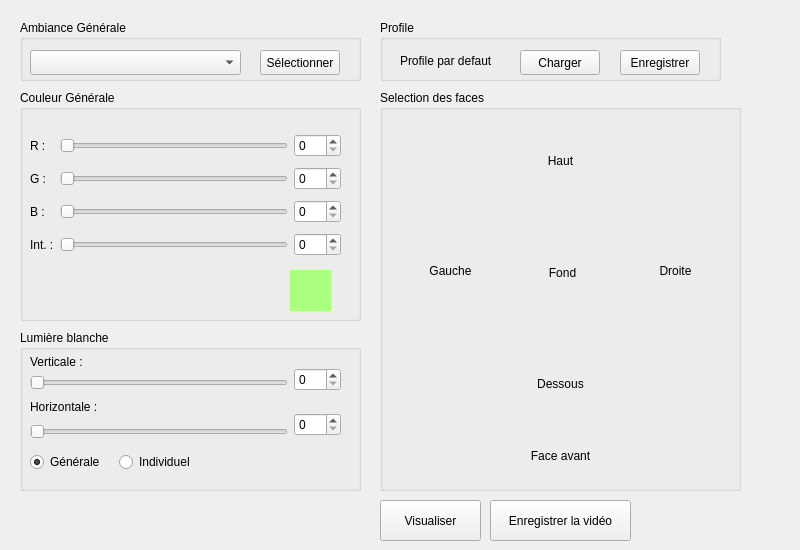
<?xml version="1.0" encoding="UTF-8"?>
<ui version="4.0">
 <class>LabViewPage</class>
 <widget class="QWidget" name="LabViewPage">
  <property name="geometry">
   <rect>
    <x>0</x>
    <y>0</y>
    <width>800</width>
    <height>550</height>
   </rect>
  </property>
  <property name="windowTitle">
   <string>Form</string>
  </property>
  <widget class="QGroupBox" name="generalAmbBox">
   <property name="geometry">
    <rect>
     <x>20</x>
     <y>20</y>
     <width>341</width>
     <height>61</height>
    </rect>
   </property>
   <property name="title">
    <string>Ambiance Générale</string>
   </property>
   <widget class="QComboBox" name="selectAmb">
    <property name="geometry">
     <rect>
      <x>10</x>
      <y>30</y>
      <width>211</width>
      <height>25</height>
     </rect>
    </property>
   </widget>
   <widget class="QPushButton" name="validAmb">
    <property name="geometry">
     <rect>
      <x>240</x>
      <y>30</y>
      <width>80</width>
      <height>25</height>
     </rect>
    </property>
    <property name="text">
     <string>Sélectionner</string>
    </property>
   </widget>
  </widget>
  <widget class="QGroupBox" name="colorBox">
   <property name="geometry">
    <rect>
     <x>20</x>
     <y>90</y>
     <width>341</width>
     <height>231</height>
    </rect>
   </property>
   <property name="title">
    <string>Couleur Générale</string>
   </property>
   <widget class="QWidget" name="layoutWidget">
    <property name="geometry">
     <rect>
      <x>10</x>
      <y>40</y>
      <width>311</width>
      <height>131</height>
     </rect>
    </property>
    <layout class="QGridLayout" name="gridColorSelect">
     <item row="2" column="2">
      <widget class="QSpinBox" name="bSpin">
       <property name="maximum">
        <number>255</number>
       </property>
      </widget>
     </item>
     <item row="1" column="1">
      <widget class="QSlider" name="g">
       <property name="maximum">
        <number>255</number>
       </property>
       <property name="orientation">
        <enum>Qt::Horizontal</enum>
       </property>
      </widget>
     </item>
     <item row="1" column="0">
      <widget class="QLabel" name="g_label">
       <property name="text">
        <string>G :</string>
       </property>
      </widget>
     </item>
     <item row="0" column="0">
      <widget class="QLabel" name="r_label">
       <property name="text">
        <string>R :</string>
       </property>
      </widget>
     </item>
     <item row="2" column="1">
      <widget class="QSlider" name="b">
       <property name="maximum">
        <number>255</number>
       </property>
       <property name="orientation">
        <enum>Qt::Horizontal</enum>
       </property>
      </widget>
     </item>
     <item row="0" column="1">
      <widget class="QSlider" name="r">
       <property name="maximum">
        <number>255</number>
       </property>
       <property name="orientation">
        <enum>Qt::Horizontal</enum>
       </property>
      </widget>
     </item>
     <item row="0" column="2">
      <widget class="QSpinBox" name="rSpin">
       <property name="maximum">
        <number>255</number>
       </property>
      </widget>
     </item>
     <item row="2" column="0">
      <widget class="QLabel" name="b_label">
       <property name="text">
        <string>B :</string>
       </property>
      </widget>
     </item>
     <item row="1" column="2">
      <widget class="QSpinBox" name="gSpin">
       <property name="maximum">
        <number>255</number>
       </property>
      </widget>
     </item>
     <item row="3" column="0">
      <widget class="QLabel" name="intensite_label">
       <property name="text">
        <string>Int. :</string>
       </property>
      </widget>
     </item>
     <item row="3" column="1">
      <widget class="QSlider" name="intensite">
       <property name="maximum">
        <number>255</number>
       </property>
       <property name="orientation">
        <enum>Qt::Horizontal</enum>
       </property>
      </widget>
     </item>
     <item row="3" column="2">
      <widget class="QSpinBox" name="intensiteSpin">
       <property name="maximum">
        <number>255</number>
       </property>
      </widget>
     </item>
    </layout>
   </widget>
   <widget class="QLabel" name="showColor">
    <property name="geometry">
     <rect>
      <x>270</x>
      <y>180</y>
      <width>41</width>
      <height>41</height>
     </rect>
    </property>
    <property name="styleSheet">
     <string notr="true">border-color: rgb(0, 0, 0);
background-color: rgb(170, 255, 127);
selection-color: rgb(255, 0, 4);</string>
    </property>
    <property name="text">
     <string/>
    </property>
   </widget>
  </widget>
  <widget class="QGroupBox" name="lightBox">
   <property name="geometry">
    <rect>
     <x>20</x>
     <y>330</y>
     <width>341</width>
     <height>161</height>
    </rect>
   </property>
   <property name="title">
    <string>Lumière blanche</string>
   </property>
   <widget class="QWidget" name="layoutWidget">
    <property name="geometry">
     <rect>
      <x>10</x>
      <y>120</y>
      <width>171</width>
      <height>25</height>
     </rect>
    </property>
    <layout class="QHBoxLayout" name="selectLightType">
     <item>
      <widget class="QRadioButton" name="globalLightRadio">
       <property name="text">
        <string>Générale</string>
       </property>
       <property name="checked">
        <bool>true</bool>
       </property>
      </widget>
     </item>
     <item>
      <widget class="QRadioButton" name="individualLightRadio">
       <property name="text">
        <string>Individuel</string>
       </property>
      </widget>
     </item>
    </layout>
   </widget>
   <widget class="QWidget" name="layoutWidget">
    <property name="geometry">
     <rect>
      <x>10</x>
      <y>25</y>
      <width>311</width>
      <height>84</height>
     </rect>
    </property>
    <layout class="QGridLayout" name="gridLayout">
     <item row="0" column="0">
      <widget class="QLabel" name="intensite_label_2">
       <property name="text">
        <string>Verticale :</string>
       </property>
      </widget>
     </item>
     <item row="0" column="1" rowspan="3">
      <widget class="QSpinBox" name="intensiteSpin_2">
       <property name="maximum">
        <number>100</number>
       </property>
      </widget>
     </item>
     <item row="1" column="0">
      <widget class="QSlider" name="intensite_2">
       <property name="orientation">
        <enum>Qt::Horizontal</enum>
       </property>
      </widget>
     </item>
     <item row="2" column="0" rowspan="2">
      <widget class="QLabel" name="intensite_label_3">
       <property name="text">
        <string>Horizontale :</string>
       </property>
      </widget>
     </item>
     <item row="3" column="1" rowspan="2">
      <widget class="QSpinBox" name="intensiteSpin_3">
       <property name="maximum">
        <number>100</number>
       </property>
      </widget>
     </item>
     <item row="4" column="0">
      <widget class="QSlider" name="intensite_3">
       <property name="orientation">
        <enum>Qt::Horizontal</enum>
       </property>
      </widget>
     </item>
    </layout>
   </widget>
  </widget>
  <widget class="QGroupBox" name="profilBox">
   <property name="geometry">
    <rect>
     <x>380</x>
     <y>20</y>
     <width>341</width>
     <height>61</height>
    </rect>
   </property>
   <property name="title">
    <string>Profile</string>
   </property>
   <widget class="QPushButton" name="saveProfil">
    <property name="geometry">
     <rect>
      <x>240</x>
      <y>30</y>
      <width>80</width>
      <height>25</height>
     </rect>
    </property>
    <property name="text">
     <string>Enregistrer</string>
    </property>
   </widget>
   <widget class="QPushButton" name="loadProfil">
    <property name="geometry">
     <rect>
      <x>140</x>
      <y>30</y>
      <width>80</width>
      <height>25</height>
     </rect>
    </property>
    <property name="text">
     <string>Charger</string>
    </property>
   </widget>
   <widget class="QLabel" name="currentProfil">
    <property name="geometry">
     <rect>
      <x>20</x>
      <y>30</y>
      <width>101</width>
      <height>21</height>
     </rect>
    </property>
    <property name="text">
     <string>Profile par defaut</string>
    </property>
   </widget>
  </widget>
  <widget class="QGroupBox" name="groupBox">
   <property name="geometry">
    <rect>
     <x>380</x>
     <y>90</y>
     <width>361</width>
     <height>401</height>
    </rect>
   </property>
   <property name="title">
    <string>Selection des faces</string>
   </property>
   <widget class="QPushButton" name="backFace">
    <property name="geometry">
     <rect>
      <x>120</x>
      <y>120</y>
      <width>125</width>
      <height>125</height>
     </rect>
    </property>
    <property name="styleSheet">
     <string notr="true">background-image: url(:/img/img/pattern_back.png);</string>
    </property>
    <property name="text">
     <string>Fond</string>
    </property>
    <property name="iconSize">
     <size>
      <width>100</width>
      <height>100</height>
     </size>
    </property>
    <property name="autoRepeat">
     <bool>false</bool>
    </property>
    <property name="autoDefault">
     <bool>false</bool>
    </property>
    <property name="flat">
     <bool>true</bool>
    </property>
   </widget>
   <widget class="QPushButton" name="topFace">
    <property name="geometry">
     <rect>
      <x>80</x>
      <y>30</y>
      <width>201</width>
      <height>81</height>
     </rect>
    </property>
    <property name="styleSheet">
     <string notr="true">background-image: url(:/img/img/pattern_t.png);</string>
    </property>
    <property name="text">
     <string>Haut</string>
    </property>
    <property name="flat">
     <bool>true</bool>
    </property>
   </widget>
   <widget class="QPushButton" name="leftFace">
    <property name="geometry">
     <rect>
      <x>30</x>
      <y>80</y>
      <width>81</width>
      <height>201</height>
     </rect>
    </property>
    <property name="styleSheet">
     <string notr="true">background-image: url(:/img/img/pattern_l.png);</string>
    </property>
    <property name="text">
     <string>Gauche</string>
    </property>
    <property name="flat">
     <bool>true</bool>
    </property>
   </widget>
   <widget class="QPushButton" name="rightFace">
    <property name="geometry">
     <rect>
      <x>255</x>
      <y>80</y>
      <width>81</width>
      <height>201</height>
     </rect>
    </property>
    <property name="styleSheet">
     <string notr="true">background-image: url(:/img/img/pattern_r.png);</string>
    </property>
    <property name="text">
     <string>Droite</string>
    </property>
    <property name="flat">
     <bool>true</bool>
    </property>
   </widget>
   <widget class="QPushButton" name="bottomFace">
    <property name="geometry">
     <rect>
      <x>80</x>
      <y>253</y>
      <width>201</width>
      <height>81</height>
     </rect>
    </property>
    <property name="styleSheet">
     <string notr="true">background-image: url(:/img/img/pattern_b.png);</string>
    </property>
    <property name="text">
     <string>Dessous</string>
    </property>
    <property name="flat">
     <bool>true</bool>
    </property>
   </widget>
   <widget class="QPushButton" name="frontFace">
    <property name="geometry">
     <rect>
      <x>50</x>
      <y>340</y>
      <width>261</width>
      <height>51</height>
     </rect>
    </property>
    <property name="styleSheet">
     <string notr="true">background-image: url(:/img/img/pattern_f.png);</string>
    </property>
    <property name="text">
     <string>Face avant</string>
    </property>
    <property name="flat">
     <bool>true</bool>
    </property>
   </widget>
  </widget>
  <widget class="QPushButton" name="startVisu">
   <property name="geometry">
    <rect>
     <x>380</x>
     <y>500</y>
     <width>101</width>
     <height>41</height>
    </rect>
   </property>
   <property name="text">
    <string>Visualiser</string>
   </property>
   <property name="icon">
    <iconset resource="ressources.qrc">
     <normaloff>:/img/img/play_green.png</normaloff>:/img/img/play_green.png</iconset>
   </property>
  </widget>
  <widget class="QPushButton" name="startRecording">
   <property name="geometry">
    <rect>
     <x>490</x>
     <y>500</y>
     <width>141</width>
     <height>41</height>
    </rect>
   </property>
   <property name="text">
    <string>Enregistrer la vidéo</string>
   </property>
   <property name="icon">
    <iconset resource="ressources.qrc">
     <normaloff>:/img/img/record.png</normaloff>:/img/img/record.png</iconset>
   </property>
  </widget>
 </widget>
 <resources>
  <include location="ressources.qrc"/>
 </resources>
 <connections/>
</ui>
